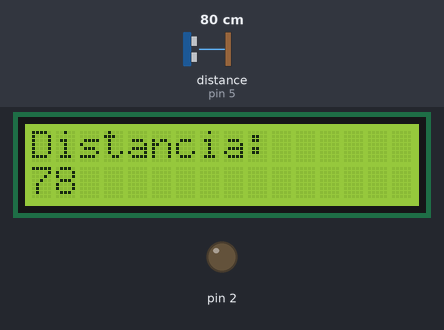
A sketch run on a simulated Arduino Uno, built with avr-gcc and run on an emulated ATmega328P. On the bench: 16×2 character LCD, output pins drawn as LEDs (lit = HIGH). Wiring (inferred from the names in the program): ultrasonic range finder: trigger pin 6; echo pin 5. Inputs (shaded band) come from the test bench; at power-on: distance to the obstacle (sensor on pin 5) 80 cm. The echo pulse lasts 58.3 µs per cm; pins used as bus, display or sensor lines are not drawn; what the sketch prints to the serial monitor is not drawn.

Above: at 1.2 s.
1.3 s: distance to the obstacle (sensor on pin 5) set to 35 cm
At 2.1 s:
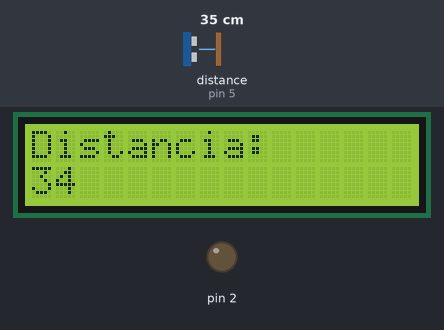
4.3 s: distance to the obstacle (sensor on pin 5) set to 120 cm
At 4.7 s:
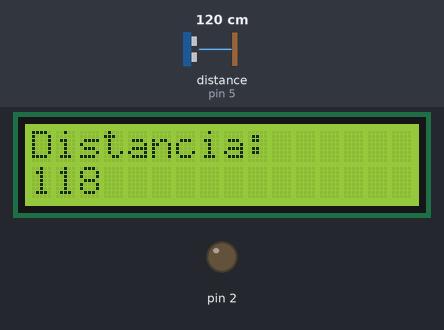
7.3 s: distance to the obstacle (sensor on pin 5) set to 2 cm
At 8.0 s:
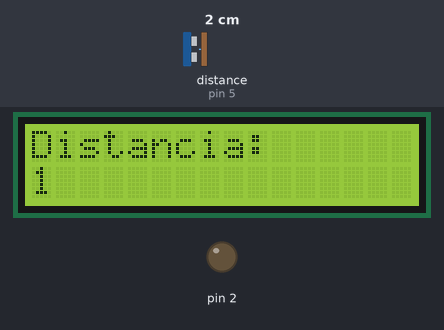
8.8 s: distance to the obstacle (sensor on pin 5) set to 250 cm
At 10.1 s:
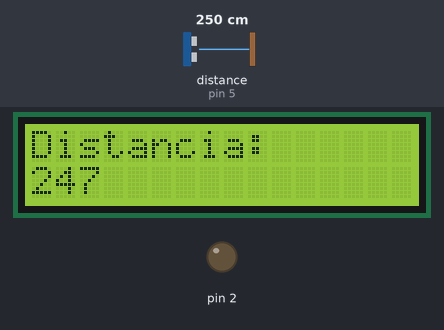
10.4 s: distance to the obstacle (sensor on pin 5) set to 4 cm
At 11.9 s:
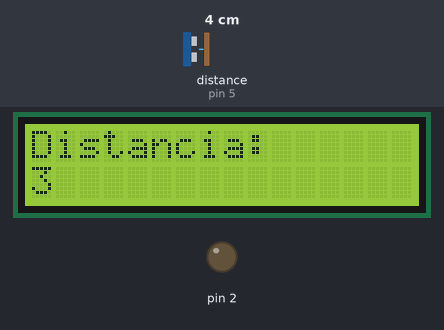
13.4 s: distance to the obstacle (sensor on pin 5) set to 18 cm
At 14.8 s:
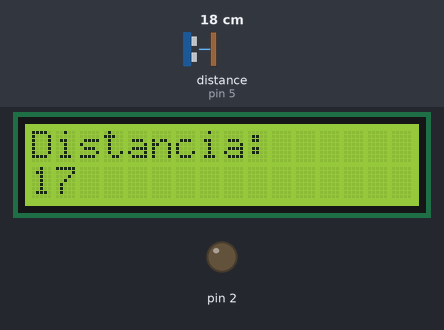
Timing chart, 0 to 16.4 s (numbered marks = the images above; inputs shaded):
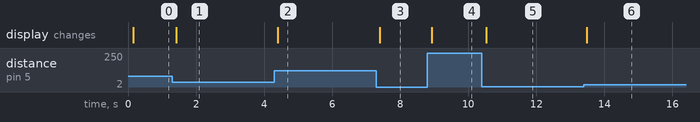

The sketch:

Definitivo.ino
```cpp
#include <Wire.h>

#include <LiquidCrystal_I2C.h>

LiquidCrystal_I2C lcd(0x27,16,2); // si no te sale con esta direccion  puedes usar (0x3f,16,2) || (0x27,16,2)  ||(0x20,16,2)
//*************************************************** declarando como constante a distanceCm hace que salga en el display solo que solo pone cero, no anota la distancia que mide el sensor
const int EchoPin = 5;
const int TriggerPin = 6;
float distanceCm,duration;
//******************************************
void setup() {
//*******************************************
 Serial.begin(9600);
   pinMode(TriggerPin, OUTPUT);
   pinMode(EchoPin, INPUT);
   pinMode(2,OUTPUT);
   lcd.begin(0x27,16,2);

//********************************************
}

void loop() {

  int distanceCm = ping(TriggerPin, EchoPin);
   Serial.print("Distancia: ");
   Serial.println(distanceCm);
   }
   int ping(int TriggerPin, int EchoPin) {
   long duration, distanceCm;


   digitalWrite(TriggerPin, LOW);  //para generar un pulso limpio ponemos a LOW 4us
   delayMicroseconds(4);
   digitalWrite(TriggerPin, HIGH);  //generamos Trigger (disparo) de 10us
   delayMicroseconds(10);
   digitalWrite(TriggerPin, LOW);
   duration = pulseIn(EchoPin, HIGH);  //medimos el tiempo entre pulsos, en microsegundos
   distanceCm =  int(0.017*duration);   //convertimos a distancia, en cm
   lcd.init();
   lcd.backlight();
   lcd.clear();
   lcd.setCursor(0,0);
   lcd.print("Distancia:");
   lcd.setCursor(0,1);
   lcd.print(distanceCm);


   //*********************************************

}
```

Measured:
- after the input at 1.3 s, the display: changes after 0.12 s (image 1)
- after the input at 4.3 s, the display: changes after 0.10 s (image 2)
- after the input at 7.3 s, the display: changes after 0.09 s (image 3)
- after the input at 8.8 s, the display: changes after 0.12 s (image 4)
- after the input at 10.4 s, the display: changes after 0.14 s (image 5)
- after the input at 13.4 s, the display: changes after 0.09 s (image 6)
